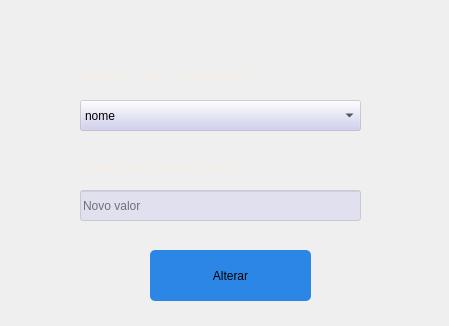
<?xml version="1.0" encoding="UTF-8"?>
<ui version="4.0">
 <class>telaAlterarPassagem</class>
 <widget class="QMainWindow" name="telaAlterarPassagem">
  <property name="geometry">
   <rect>
    <x>0</x>
    <y>0</y>
    <width>449</width>
    <height>326</height>
   </rect>
  </property>
  <property name="minimumSize">
   <size>
    <width>449</width>
    <height>326</height>
   </size>
  </property>
  <property name="maximumSize">
   <size>
    <width>449</width>
    <height>326</height>
   </size>
  </property>
  <property name="windowTitle">
   <string>Alterar Funcionario</string>
  </property>
  <property name="styleSheet">
   <string notr="true">#telaAlterarPassagem
{
background-image: url(:/fundos/fundo3.jpg);
}
#label
{
color: rgb(247, 238, 229);
font: 11pt &quot;Noto Serif Malayalam&quot;;
}

#comboBoxOpcoes
{
font: 11pt &quot;Noto Serif Malayalam&quot;;
background-color: rgba(201, 201, 238, 100);
}

#label_2
{
color: rgb(247, 238, 229);
font: 11pt &quot;Noto Serif Malayalam&quot;;
}
#campoNovoValor
{
font: 10pt &quot;Noto Serif Malayalam&quot;;
background-color: rgba(201, 201, 238, 100);
}

#botaoAlterar
{
border-radius:5px;
background-color: rgb(44, 134, 230);
font: 11pt &quot;Noto Serif Malayalam&quot;;
}
#botaoAlterar:hover
{
border-radius:5px;
background-color: rgb(140, 236, 241);
font: 11pt &quot;Noto Serif Malayalam&quot;;
}</string>
  </property>
  <widget class="QWidget" name="centralwidget">
   <widget class="QPushButton" name="botaoAlterar">
    <property name="geometry">
     <rect>
      <x>150</x>
      <y>250</y>
      <width>161</width>
      <height>51</height>
     </rect>
    </property>
    <property name="text">
     <string>Alterar</string>
    </property>
   </widget>
   <widget class="QLineEdit" name="campoNovoValor">
    <property name="geometry">
     <rect>
      <x>80</x>
      <y>190</y>
      <width>281</width>
      <height>31</height>
     </rect>
    </property>
    <property name="placeholderText">
     <string>Novo valor</string>
    </property>
   </widget>
   <widget class="QComboBox" name="comboBoxOpcoes">
    <property name="geometry">
     <rect>
      <x>80</x>
      <y>100</y>
      <width>281</width>
      <height>31</height>
     </rect>
    </property>
    <item>
     <property name="text">
      <string>nome</string>
     </property>
    </item>
    <item>
     <property name="text">
      <string>numIdentidade</string>
     </property>
    </item>
    <item>
     <property name="text">
      <string>cpf</string>
     </property>
    </item>
    <item>
     <property name="text">
      <string>email</string>
     </property>
    </item>
    <item>
     <property name="text">
      <string>senha</string>
     </property>
    </item>
   </widget>
   <widget class="QLabel" name="label">
    <property name="geometry">
     <rect>
      <x>80</x>
      <y>70</y>
      <width>281</width>
      <height>16</height>
     </rect>
    </property>
    <property name="text">
     <string>Escolha o campo a ser alterado:</string>
    </property>
   </widget>
   <widget class="QLabel" name="label_2">
    <property name="geometry">
     <rect>
      <x>80</x>
      <y>160</y>
      <width>271</width>
      <height>17</height>
     </rect>
    </property>
    <property name="text">
     <string>Digite o novo valor do campo:</string>
    </property>
   </widget>
  </widget>
 </widget>
 <resources>
  <include location="../recursos/recursos.qrc"/>
 </resources>
 <connections/>
</ui>
